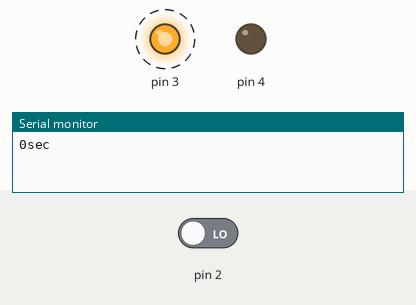
Simulated run of this sketch. Board: Arduino Uno, built with avr-gcc and run on an emulated ATmega328P. On the bench: output pins drawn as LEDs (lit = HIGH), the last lines printed to the serial monitor. Dashed ring = blinking. Inputs (shaded band) come from the test bench; at power-on: pin 2 LOW. Sleep ends after the set time or at an interrupt. At 11.1 s the program stops and its outputs stay as they are.

Above: at 0.1 s.
At 11.2 s:
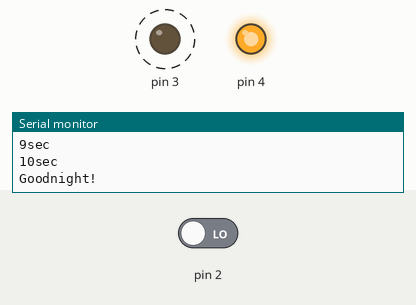
Timing chart, 0 to 12.6 s (numbered marks = the images above):
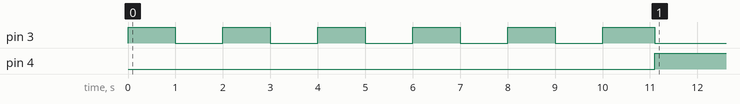

Measured:
- by itself, pin 3: alternates HIGH for 1.0 s and LOW for 1.0 s
- by itself, pin 4: LOW → HIGH at 11.1 s

The sketch:

sketch_aug31a.ino
```cpp
#include <avr/sleep.h>
#include <avr/interrupt.h>
int count = 0;

void wakeUpNow() {
  Serial.println("wake up!"); //復帰時にシリアルモニターに表示
  digitalWrite(4, LOW);
  delay(1000);
}

void setup()
{
  pinMode(3, OUTPUT);
  pinMode(4, OUTPUT);
  Serial.begin(115200);
}

void sleepNow() {
  digitalWrite(3, LOW);
  digitalWrite(4, HIGH);

  set_sleep_mode(SLEEP_MODE_PWR_DOWN);
  noInterrupts();
  sleep_enable();
  attachInterrupt(0, wakeUpNow, RISING);
  sleep_cpu();
  sleep_disable();
}

void loop()
{
  if (count > 10) {
    Serial.println("Goodnight!");
    delay(100);
    count = 0;
    sleepNow(); //スリープモードにする
  }

  Serial.print(count); //動作中の表示
  Serial.println("sec");
  if ((count % 2) == 0) {
    digitalWrite(3, HIGH);
  } else {
    digitalWrite(3, LOW);
  }
  count++;
  delay(1000);
}
```
